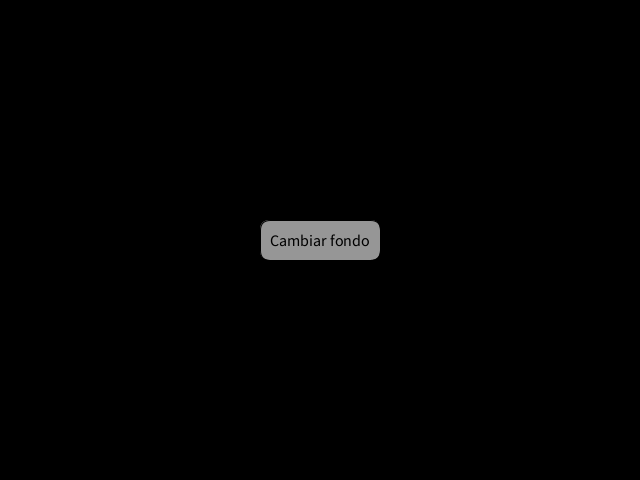
Frame 1 (no input)
Frame 60 (the mouse pressed at the canvas centre just before this capture): identical to frame 1, image omitted
Frame 120 (the mouse held since frame 60 and released just before this capture): identical to frame 1, image omitted

The Processing sketch that drew this single still picture (run headless with seeded random() and noise(); from frame 60 on, the mouse is pressed at the canvas centre):

// Processing sketch: Tp2_Ej2
// ── Tp2_Ej2.pde
/* 
Programación de dispositivos móviles y embebidos - 2do cuatrimestre 2023 
Trabajo práctico 2
Ejercicio 2
Giuliano Palmisano
*/

/* 
El programa establece un fondo gris sobre el que se desplaza una línea blanca horizontal de 400px de ancho.
*/

int but_h = 40;
int but_y = 480/2-but_h/2;
int but_w = 120;
int but_x = 640/2-but_w/2;

int val = 0;

void setup() {
  size(640, 480); // Establece el tamaño de la ventana
  background(val);
}

void draw(){
  background(val);
  fill(color(150,150,150));
  rect(but_x, but_y, but_w, but_h, 10);
  fill(0);
  textSize(16);
  textAlign(CENTER,CENTER);
  text("Cambiar fondo", width/2, height/2);
  if (mouseX > but_x && mouseX< but_x + but_w && mouseY > but_y && mouseY < but_y + but_h){
    cursor(HAND);
  } else {
    cursor(ARROW);
  }
}

void mouseClicked(){
  if (mouseX > but_x && mouseX< but_x + but_w && mouseY > but_y && mouseY < but_y + but_h){
    if (val==0){
      val = 255;
    } else {
      val = 0;
    }
  }
}
